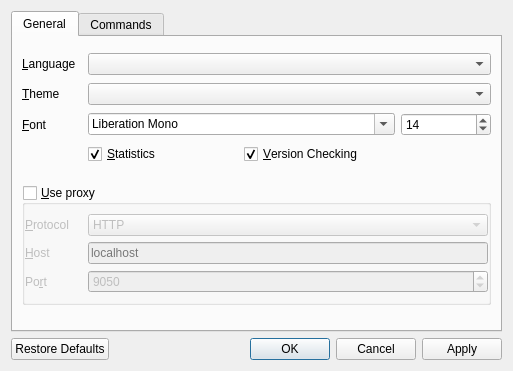
<?xml version="1.0" encoding="UTF-8"?>
<ui version="4.0">
 <class>SettingsDialog</class>
 <widget class="QDialog" name="SettingsDialog">
  <property name="geometry">
   <rect>
    <x>0</x>
    <y>0</y>
    <width>512</width>
    <height>371</height>
   </rect>
  </property>
  <property name="windowTitle">
   <string>Preferences</string>
  </property>
  <layout class="QGridLayout" name="gridLayout">
   <item row="0" column="0">
    <widget class="QTabWidget" name="tab_widget">
     <property name="whatsThis">
      <string/>
     </property>
     <property name="tabPosition">
      <enum>QTabWidget::North</enum>
     </property>
     <property name="tabShape">
      <enum>QTabWidget::Rounded</enum>
     </property>
     <property name="currentIndex">
      <number>0</number>
     </property>
     <widget class="QWidget" name="general">
      <property name="toolTip">
       <string/>
      </property>
      <attribute name="title">
       <string>General</string>
      </attribute>
      <layout class="QGridLayout" name="gridLayout_2">
       <property name="topMargin">
        <number>16</number>
       </property>
       <property name="verticalSpacing">
        <number>8</number>
       </property>
       <item row="0" column="0">
        <widget class="QLabel" name="label_lang">
         <property name="sizePolicy">
          <sizepolicy hsizetype="Preferred" vsizetype="Preferred">
           <horstretch>1</horstretch>
           <verstretch>0</verstretch>
          </sizepolicy>
         </property>
         <property name="text">
          <string>&amp;Language</string>
         </property>
         <property name="buddy">
          <cstring>appLanguage</cstring>
         </property>
        </widget>
       </item>
       <item row="2" column="1" colspan="2">
        <widget class="QFontComboBox" name="fontFamily">
         <property name="sizePolicy">
          <sizepolicy hsizetype="Preferred" vsizetype="Fixed">
           <horstretch>5</horstretch>
           <verstretch>0</verstretch>
          </sizepolicy>
         </property>
         <property name="toolTip">
          <string>Tag Input font</string>
         </property>
         <property name="currentFont">
          <font>
           <family>Consolas</family>
          </font>
         </property>
        </widget>
       </item>
       <item row="0" column="1" colspan="3">
        <widget class="QComboBox" name="appLanguage">
         <property name="sizePolicy">
          <sizepolicy hsizetype="Preferred" vsizetype="Fixed">
           <horstretch>3</horstretch>
           <verstretch>0</verstretch>
          </sizepolicy>
         </property>
         <property name="toolTip">
          <string>Application language</string>
         </property>
        </widget>
       </item>
       <item row="1" column="0">
        <widget class="QLabel" name="label_theme">
         <property name="sizePolicy">
          <sizepolicy hsizetype="Preferred" vsizetype="Preferred">
           <horstretch>1</horstretch>
           <verstretch>0</verstretch>
          </sizepolicy>
         </property>
         <property name="text">
          <string>&amp;Theme</string>
         </property>
         <property name="buddy">
          <cstring>appStyle</cstring>
         </property>
        </widget>
       </item>
       <item row="4" column="0" colspan="4">
        <spacer name="verticalSpacer">
         <property name="orientation">
          <enum>Qt::Vertical</enum>
         </property>
         <property name="sizeType">
          <enum>QSizePolicy::Fixed</enum>
         </property>
         <property name="sizeHint" stdset="0">
          <size>
           <width>469</width>
           <height>13</height>
          </size>
         </property>
        </spacer>
       </item>
       <item row="2" column="3">
        <widget class="QSpinBox" name="fontSize">
         <property name="sizePolicy">
          <sizepolicy hsizetype="Preferred" vsizetype="Preferred">
           <horstretch>1</horstretch>
           <verstretch>0</verstretch>
          </sizepolicy>
         </property>
         <property name="toolTip">
          <string>Tag Input font size</string>
         </property>
         <property name="value">
          <number>14</number>
         </property>
        </widget>
       </item>
       <item row="2" column="0">
        <widget class="QLabel" name="label_font">
         <property name="sizePolicy">
          <sizepolicy hsizetype="Preferred" vsizetype="Preferred">
           <horstretch>2</horstretch>
           <verstretch>0</verstretch>
          </sizepolicy>
         </property>
         <property name="maximumSize">
          <size>
           <width>16777215</width>
           <height>16777215</height>
          </size>
         </property>
         <property name="text">
          <string>&amp;Font</string>
         </property>
         <property name="buddy">
          <cstring>fontFamily</cstring>
         </property>
        </widget>
       </item>
       <item row="1" column="1" colspan="3">
        <widget class="QComboBox" name="appStyle">
         <property name="sizePolicy">
          <sizepolicy hsizetype="Preferred" vsizetype="Fixed">
           <horstretch>3</horstretch>
           <verstretch>0</verstretch>
          </sizepolicy>
         </property>
         <property name="toolTip">
          <string>Application style</string>
         </property>
        </widget>
       </item>
       <item row="6" column="0">
        <spacer name="verticalSpacer_2">
         <property name="orientation">
          <enum>Qt::Vertical</enum>
         </property>
         <property name="sizeHint" stdset="0">
          <size>
           <width>20</width>
           <height>1000</height>
          </size>
         </property>
        </spacer>
       </item>
       <item row="5" column="0" colspan="4">
        <widget class="QGroupBox" name="proxyGroup">
         <property name="font">
          <font>
           <weight>50</weight>
           <bold>false</bold>
          </font>
         </property>
         <property name="whatsThis">
          <string>WiseTagger accesses internet only when &lt;em&gt;Reverse Searching&lt;/em&gt; a picture using &lt;a href=&quot;https://iqdb.org&quot;&gt;iqdb.org&lt;/a&gt; service. In some cases a proxy is needed to access internet, or to protect your privacy (using &lt;a href=&quot;https://www.torproject.org/&quot;&gt;Tor&lt;/a&gt; for example).</string>
         </property>
         <property name="title">
          <string>&amp;Use proxy</string>
         </property>
         <property name="flat">
          <bool>true</bool>
         </property>
         <property name="checkable">
          <bool>true</bool>
         </property>
         <property name="checked">
          <bool>false</bool>
         </property>
         <layout class="QVBoxLayout" name="verticalLayout">
          <property name="leftMargin">
           <number>0</number>
          </property>
          <property name="rightMargin">
           <number>0</number>
          </property>
          <item>
           <layout class="QHBoxLayout" name="horizontalLayout">
            <item>
             <widget class="QLabel" name="label_proto">
              <property name="sizePolicy">
               <sizepolicy hsizetype="Preferred" vsizetype="Preferred">
                <horstretch>1</horstretch>
                <verstretch>0</verstretch>
               </sizepolicy>
              </property>
              <property name="text">
               <string>&amp;Protocol</string>
              </property>
              <property name="buddy">
               <cstring>proxyProtocol</cstring>
              </property>
             </widget>
            </item>
            <item>
             <widget class="QComboBox" name="proxyProtocol">
              <property name="sizePolicy">
               <sizepolicy hsizetype="Preferred" vsizetype="Fixed">
                <horstretch>7</horstretch>
                <verstretch>0</verstretch>
               </sizepolicy>
              </property>
              <property name="toolTip">
               <string>Proxy Protocol</string>
              </property>
              <property name="editable">
               <bool>false</bool>
              </property>
              <property name="currentText">
               <string notr="true">HTTP</string>
              </property>
              <item>
               <property name="text">
                <string comment="HyperText Transfer Protocol">HTTP</string>
               </property>
              </item>
              <item>
               <property name="text">
                <string>SOCKS5</string>
               </property>
              </item>
             </widget>
            </item>
           </layout>
          </item>
          <item>
           <layout class="QHBoxLayout" name="horizontalLayout_2">
            <item>
             <widget class="QLabel" name="label_host">
              <property name="sizePolicy">
               <sizepolicy hsizetype="Preferred" vsizetype="Preferred">
                <horstretch>1</horstretch>
                <verstretch>0</verstretch>
               </sizepolicy>
              </property>
              <property name="text">
               <string>&amp;Host</string>
              </property>
              <property name="buddy">
               <cstring>proxyHost</cstring>
              </property>
             </widget>
            </item>
            <item>
             <widget class="QLineEdit" name="proxyHost">
              <property name="sizePolicy">
               <sizepolicy hsizetype="Expanding" vsizetype="Fixed">
                <horstretch>7</horstretch>
                <verstretch>0</verstretch>
               </sizepolicy>
              </property>
              <property name="toolTip">
               <string>Proxy Host</string>
              </property>
              <property name="placeholderText">
               <string>localhost</string>
              </property>
             </widget>
            </item>
           </layout>
          </item>
          <item>
           <layout class="QHBoxLayout" name="horizontalLayout_3">
            <item>
             <widget class="QLabel" name="label_port">
              <property name="sizePolicy">
               <sizepolicy hsizetype="Preferred" vsizetype="Preferred">
                <horstretch>1</horstretch>
                <verstretch>0</verstretch>
               </sizepolicy>
              </property>
              <property name="text">
               <string>Po&amp;rt</string>
              </property>
              <property name="buddy">
               <cstring>proxyPort</cstring>
              </property>
             </widget>
            </item>
            <item>
             <widget class="QSpinBox" name="proxyPort">
              <property name="sizePolicy">
               <sizepolicy hsizetype="Expanding" vsizetype="Fixed">
                <horstretch>7</horstretch>
                <verstretch>0</verstretch>
               </sizepolicy>
              </property>
              <property name="toolTip">
               <string>Proxy Port</string>
              </property>
              <property name="minimum">
               <number>1</number>
              </property>
              <property name="maximum">
               <number>65535</number>
              </property>
              <property name="value">
               <number>9050</number>
              </property>
             </widget>
            </item>
           </layout>
          </item>
         </layout>
        </widget>
       </item>
       <item row="3" column="1">
        <widget class="QCheckBox" name="statsEnabled">
         <property name="toolTip">
          <string>Toggles statistics gathering</string>
         </property>
         <property name="text">
          <string>&amp;Statistics</string>
         </property>
         <property name="checked">
          <bool>true</bool>
         </property>
        </widget>
       </item>
       <item row="3" column="2">
        <widget class="QCheckBox" name="vercheckEnabled">
         <property name="toolTip">
          <string>Toggle checking for new version on startup</string>
         </property>
         <property name="text">
          <string>&amp;Version Checking</string>
         </property>
         <property name="checked">
          <bool>true</bool>
         </property>
        </widget>
       </item>
      </layout>
     </widget>
     <widget class="QWidget" name="commands">
      <attribute name="title">
       <string>Commands</string>
      </attribute>
      <layout class="QGridLayout" name="gridLayout_3">
       <item row="0" column="0">
        <widget class="QTableView" name="tableView">
         <property name="editTriggers">
          <set>QAbstractItemView::NoEditTriggers</set>
         </property>
         <property name="dragEnabled">
          <bool>true</bool>
         </property>
         <property name="dragDropMode">
          <enum>QAbstractItemView::DragDrop</enum>
         </property>
         <property name="defaultDropAction">
          <enum>Qt::MoveAction</enum>
         </property>
         <property name="alternatingRowColors">
          <bool>true</bool>
         </property>
         <property name="selectionMode">
          <enum>QAbstractItemView::SingleSelection</enum>
         </property>
         <property name="selectionBehavior">
          <enum>QAbstractItemView::SelectRows</enum>
         </property>
         <property name="textElideMode">
          <enum>Qt::ElideLeft</enum>
         </property>
        </widget>
       </item>
      </layout>
     </widget>
    </widget>
   </item>
   <item row="1" column="0">
    <widget class="QDialogButtonBox" name="dialogButtonBox">
     <property name="orientation">
      <enum>Qt::Horizontal</enum>
     </property>
     <property name="standardButtons">
      <set>QDialogButtonBox::Apply|QDialogButtonBox::Cancel|QDialogButtonBox::Ok|QDialogButtonBox::RestoreDefaults</set>
     </property>
     <property name="centerButtons">
      <bool>false</bool>
     </property>
    </widget>
   </item>
  </layout>
 </widget>
 <tabstops>
  <tabstop>appLanguage</tabstop>
  <tabstop>appStyle</tabstop>
  <tabstop>fontFamily</tabstop>
  <tabstop>fontSize</tabstop>
  <tabstop>statsEnabled</tabstop>
  <tabstop>vercheckEnabled</tabstop>
  <tabstop>proxyGroup</tabstop>
  <tabstop>proxyProtocol</tabstop>
  <tabstop>proxyHost</tabstop>
  <tabstop>proxyPort</tabstop>
  <tabstop>tab_widget</tabstop>
  <tabstop>tableView</tabstop>
 </tabstops>
 <resources/>
 <connections>
  <connection>
   <sender>dialogButtonBox</sender>
   <signal>accepted()</signal>
   <receiver>SettingsDialog</receiver>
   <slot>accept()</slot>
   <hints>
    <hint type="sourcelabel">
     <x>257</x>
     <y>340</y>
    </hint>
    <hint type="destinationlabel">
     <x>157</x>
     <y>274</y>
    </hint>
   </hints>
  </connection>
  <connection>
   <sender>dialogButtonBox</sender>
   <signal>rejected()</signal>
   <receiver>SettingsDialog</receiver>
   <slot>reject()</slot>
   <hints>
    <hint type="sourcelabel">
     <x>325</x>
     <y>340</y>
    </hint>
    <hint type="destinationlabel">
     <x>286</x>
     <y>274</y>
    </hint>
   </hints>
  </connection>
 </connections>
 <slots>
  <slot>applySettings()</slot>
 </slots>
</ui>
